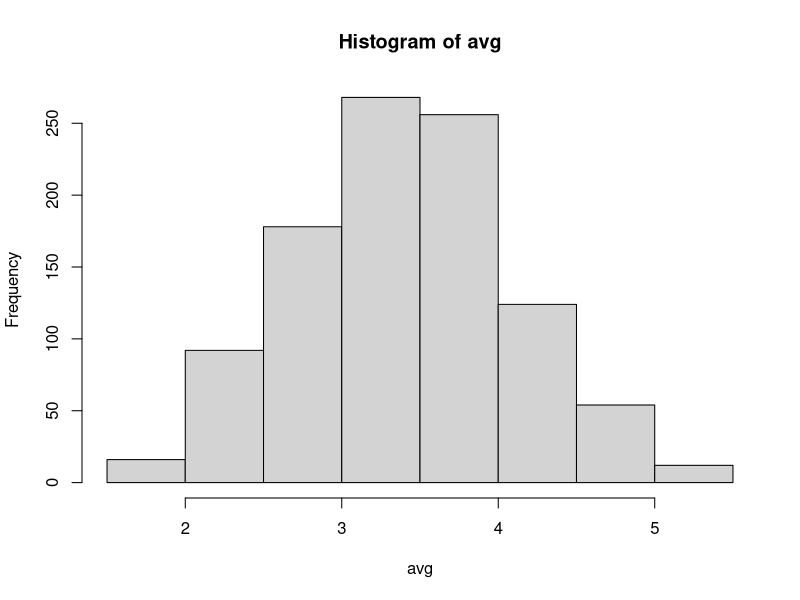

The R source for this figure:
#question 5

vec = c(sample(1:6, 6000, replace=TRUE))
dim(vec) = c(1000,6)
avg = rowMeans(vec, na.rm = FALSE)
hist(avg)

avg2 = mean(avg)
var = var(avg)